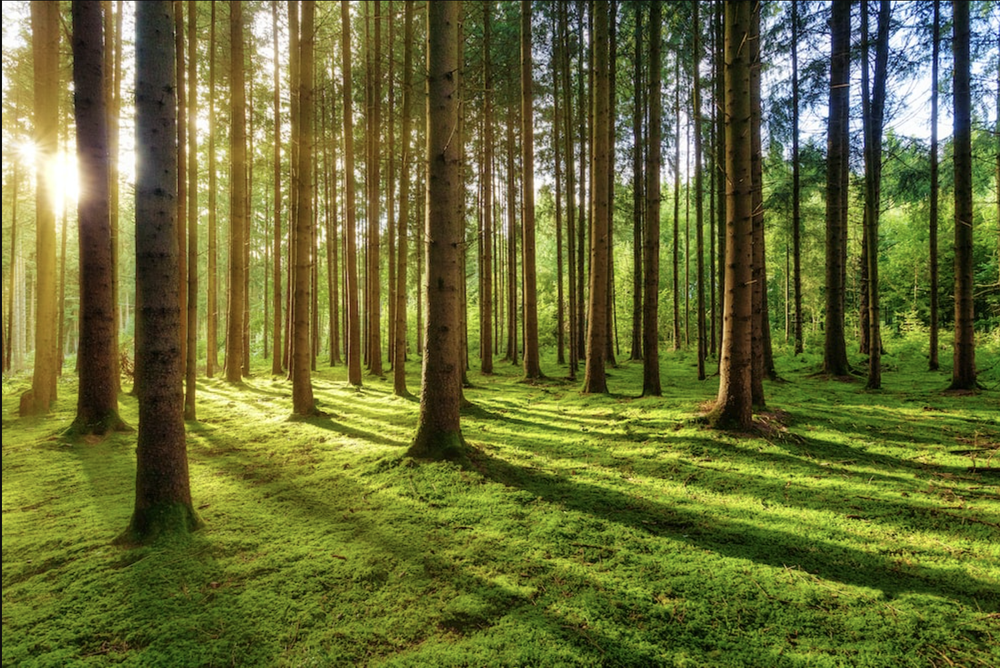
#> input picture testimgno.png, 1000 x 668 px, shrunk from 1501 x 1002 before the run, given in place of firedtct.mp4, which was not available
$ python colourdetect.py
#> lines starting #> are read from the running program, lines starting #| are printed output that depends on the picture; after the words box and inside, x2 and y2 are one past the last pixel; in counts of white or black regions, pixels touching at a corner belong together; pictures that were not available may be replaced by others from this repository, and a replacement may not be noted
#!/usr/bin/env python
import cv2
import numpy as np


def nothing(pos):
    pass


cap = cv2.VideoCapture(r"D:\NASA2\venv\firedtct.mp4")

cv2.namedWindow('Thresholds')
cv2.createTrackbar('LH', 'Thresholds', 0, 255, nothing)
#> slider 'LH' is set to 51
cv2.createTrackbar('LS', 'Thresholds', 0, 255, nothing)
#> slider 'LS' is set to 51
cv2.createTrackbar('LV', 'Thresholds', 0, 255, nothing)
#> slider 'LV' is set to 51
cv2.createTrackbar('UH', 'Thresholds', 255, 255, nothing)
cv2.createTrackbar('US', 'Thresholds', 255, 255, nothing)
cv2.createTrackbar('UV', 'Thresholds', 255, 255, nothing)

while (1):
    _, img = cap.read()
#> img is the input picture: shape (668, 1000, 3); mean B, G, R 53.3, 107.8, 103.9

    # converting frame(img i.e BGR) to HSV (hue-saturation-value)

    hsv = cv2.cvtColor(img, cv2.COLOR_BGR2HSV)
#> hsv: shape (668, 1000, 3); mean H, S, V 36.2, 152, 114.3

    lh = cv2.getTrackbarPos('LH', 'Thresholds')
    ls = cv2.getTrackbarPos('LS', 'Thresholds')
    lv = cv2.getTrackbarPos('LV', 'Thresholds')

    uh = cv2.getTrackbarPos('UH', 'Thresholds')
    us = cv2.getTrackbarPos('US', 'Thresholds')
    uv = cv2.getTrackbarPos('UV', 'Thresholds')

    # defining the Range of color
    color_lower = np.array([lh, ls, lv], np.uint8)
    color_upper = np.array([uh, us, uv], np.uint8)

    # finding the range of color in the image

    color = cv2.inRange(hsv, color_lower, color_upper)
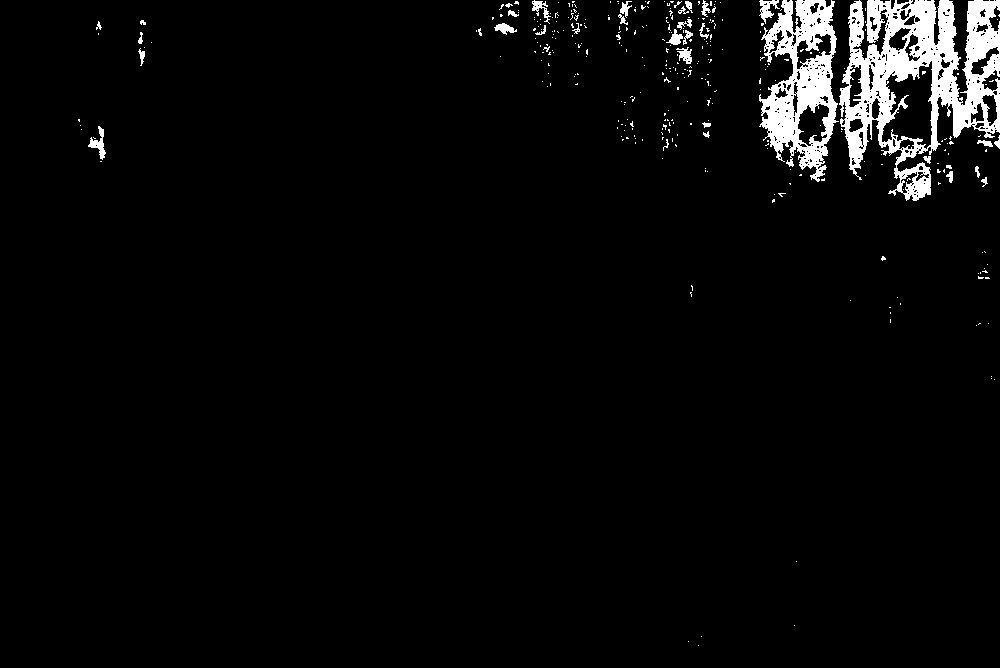
#> color: shape (668, 1000); 3.8% white; 346 white regions (313 under 20 px), largest, box (x1, y1, x2, y2) and area: (839, 0, 1000, 201) 14634, (759, 0, 839, 182) 7196, (88, 126, 106, 160) 223

    # Morphological transformation, Dilation
    kernal = np.ones((5, 5), "uint8")

    color = cv2.dilate(color, kernal)
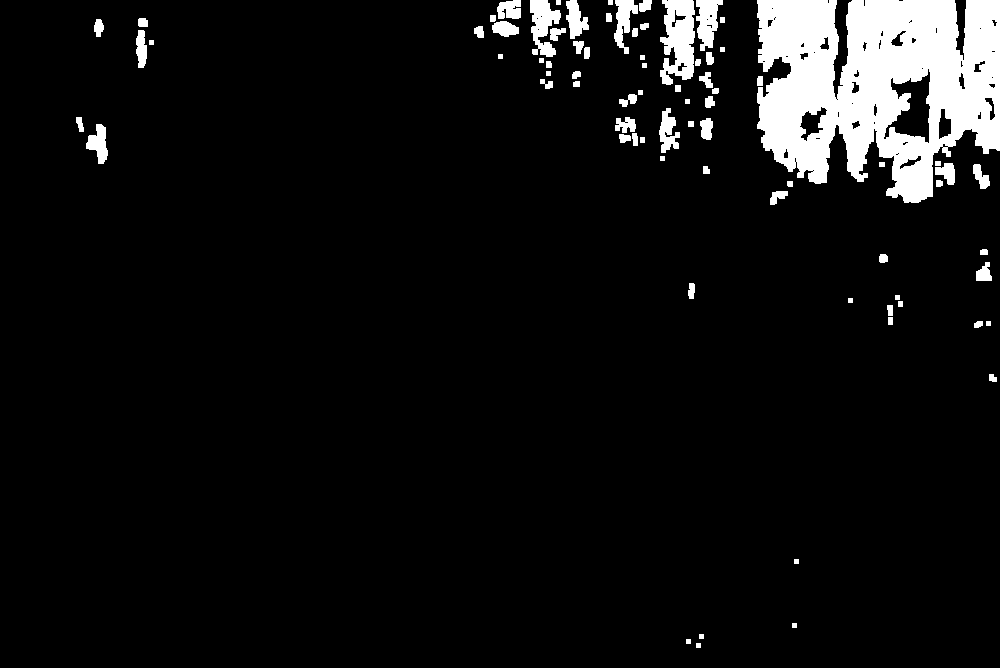
#> color: shape (668, 1000); 6.9% white; 79 white regions, largest, box (x1, y1, x2, y2) and area: (757, 0, 1000, 203) 34356, (660, 0, 695, 85) 2145, (530, 0, 561, 57) 1043
    cv2.waitKey(1)
    cv2.imshow("Color", color)
    cv2.imshow("Original Image", img)

    if cv2.waitKey(1) == ord('q'):
#> (key q is pressed here)
        break

cap.release()
cv2.destroyAllWindows()

$ run again, on satfire2.png
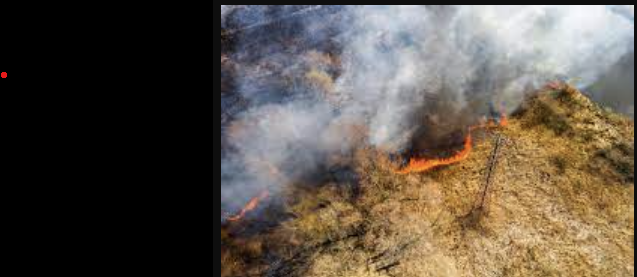
#> input picture satfire2.png, 637 x 277 px, given in place of firedtct.mp4, which was not available
#> img is the input picture: shape (277, 637, 3); mean B, G, R 72.7, 83.4, 93.1
#> hsv: shape (277, 637, 3); mean H, S, V 37.6, 50.4, 96.9
#> `color = cv2.inRange(hsv, color_lower, color_upper)`:
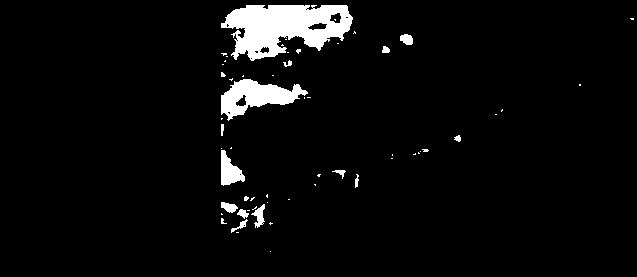
#> color: shape (277, 637); 4.5% white; 58 white regions (44 under 20 px), largest, box (x1, y1, x2, y2) and area: (221, 5, 353, 61) 4630, (221, 79, 308, 121) 1753, (221, 150, 245, 186) 493
#> `color = cv2.dilate(color, kernal)`:
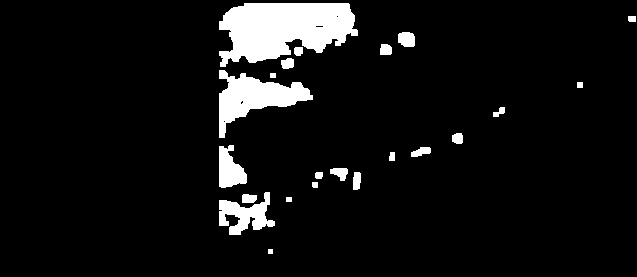
#> color: shape (277, 637); 7.1% white; 22 white regions, largest, box (x1, y1, x2, y2) and area: (219, 3, 358, 67) 6170, (219, 70, 313, 138) 2741, (219, 192, 275, 235) 1205
